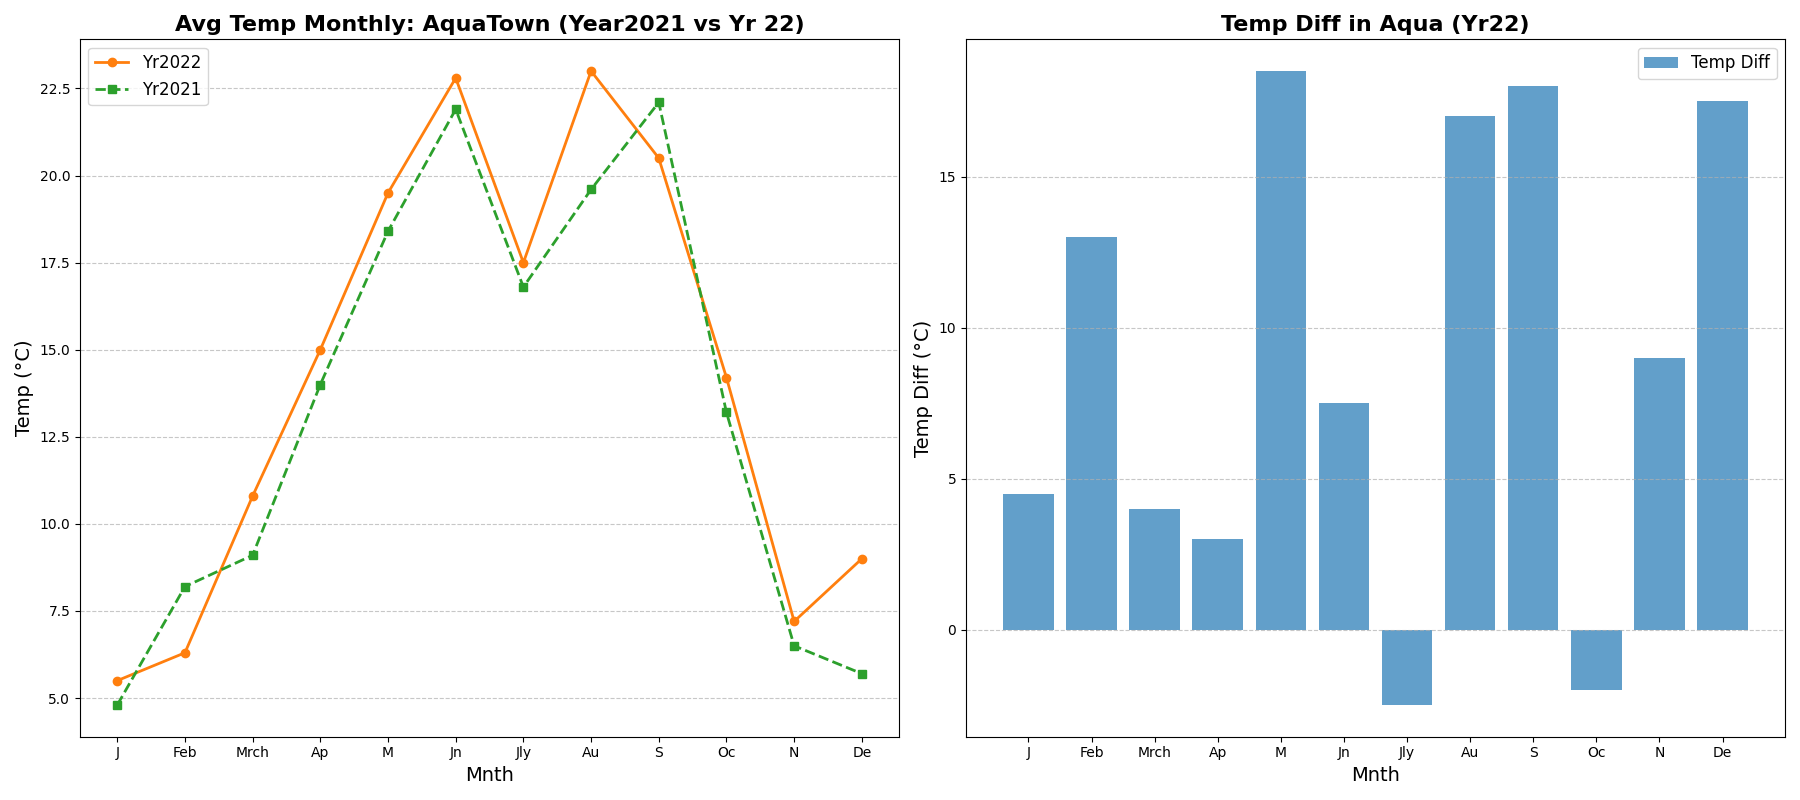

This chart was generated by the following Python code:
import matplotlib.pyplot as plt
import numpy as np

months = np.arange(1, 13)
avg_temperatures_2022 = np.array([5.5, 6.3, 10.8, 15.0, 19.5, 22.8, 17.5, 23.0, 20.5, 14.2, 7.2, 9.0])
avg_temperatures_2021 = np.array([4.8, 8.2, 9.1, 14.0, 18.4, 21.9, 16.8, 19.6, 22.1, 13.2, 6.5, 5.7])
high_temperatures_2022 = np.array([8.0, 17.5, 10.0, 20.0, 28.5, 22.5, 15.0, 29.0, 26.0, 9.0, 12.0, 24.0])
low_temperatures_2022 = np.array([3.5, 4.5, 6.0, 17.0, 10.0, 15.0, 17.5, 12.0, 8.0, 11.0, 3.0, 6.5])

temperature_range_2022 = high_temperatures_2022 - low_temperatures_2022

fig, (ax1, ax2) = plt.subplots(1, 2, figsize=(18, 8))

# Changed color assignments for data groups
ax1.plot(months, avg_temperatures_2022, marker='o', linestyle='-', color='#ff7f0e', linewidth=2, label='Yr2022')
ax1.plot(months, avg_temperatures_2021, marker='s', linestyle='--', color='#2ca02c', linewidth=2, label='Yr2021')

ax1.set_title('Avg Temp Monthly: AquaTown (Year2021 vs Yr 22)', fontsize=16, fontweight='bold')
ax1.set_xlabel('Mnth', fontsize=14)
ax1.set_ylabel('Temp (°C)', fontsize=14)
ax1.set_xticks(months)
ax1.set_xticklabels(['J', 'Feb', 'Mrch', 'Ap', 'M', 'Jn', 'Jly', 'Au', 'S', 'Oc', 'N', 'De'])
ax1.grid(axis='y', linestyle='--', alpha=0.7)
ax1.legend(loc='upper left', fontsize=12)

ax2.bar(months, temperature_range_2022, color='#1f77b4', label='Temp Diff', alpha=0.7)

ax2.set_title('Temp Diff in Aqua (Yr22)', fontsize=16, fontweight='bold')
ax2.set_xlabel('Mnth', fontsize=14)
ax2.set_ylabel('Temp Diff (°C)', fontsize=14)
ax2.set_xticks(months)
ax2.set_xticklabels(['J', 'Feb', 'Mrch', 'Ap', 'M', 'Jn', 'Jly', 'Au', 'S', 'Oc', 'N', 'De'])
ax2.grid(axis='y', linestyle='--', alpha=0.7)
ax2.legend(loc='upper right', fontsize=12)

plt.tight_layout()
plt.show()
